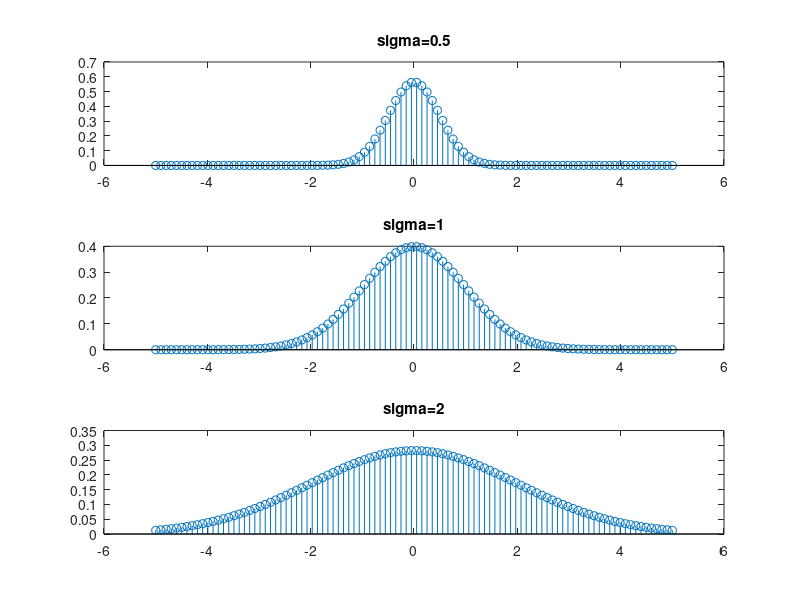

Here is the MATLAB script that generated this plot: (Note: this script raises an error after producing the figure.)
clc;
clear;

mu=0;
sigma=[0.5 1 2];
t=linspace(-5,5,100);

st1=(1/sqrt(2*pi*sigma(1)))*exp((-1*(t-mu).^2)./(2*sigma(1).^2));
st2=(1/sqrt(2*pi*sigma(2)))*exp((-1*(t-mu).^2)./(2*sigma(2).^2));
st3=(1/sqrt(2*pi*sigma(3)))*exp((-1*(t-mu).^2)./(2*sigma(3).^2));
Sf1=fft(st1);
Sf2=fft(st2);
Sf3=fft(st3);

subplot(3,1,1)
stem(t,st1)
title('sigma=0.5')
subplot(3,1,2)
stem(t,st2)
title('sigma=1')
subplot(3,1,3)
stem(t,st3)
title('sigma=2')
sgtitle('In Time Domain')

figure;

subplot(3,1,1)
stem(t,abs(fftshift(Sf1)))
title('sigma=0.5')
subplot(3,1,2)
stem(t,abs(fftshift(Sf2)))
title('sigma=1')
subplot(3,1,3)
stem(t,abs(fftshift(Sf3)))
title('sigma=2')
sgtitle('In Frequency Domain')
